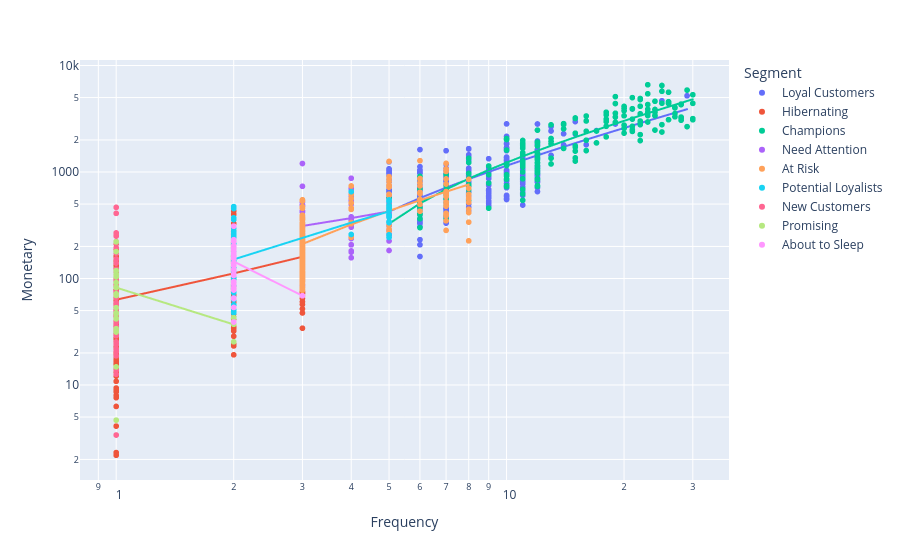

This figure's notebook cell:
### Code cell
px.scatter(fm, x='Frequency', y='Monetary', color='Segment', 
           log_x=True, log_y=True, 
           hover_name='CustomerID', hover_data=['R_score', 'F_score', 'M_score'],trendline='ols')

### Figure 1 — Plotly figure (JSON) as saved in the notebook; plotly's stock layout.template omitted (floating-point values rounded to 4 significant figures; data arrays with more than 128 entries replaced by an {"elided": "..."} marker saying what was removed)
{"data": [{"customdata": {"elided": "363x3 int values"}, "hovertemplate": "<b>%{hovertext}</b><br><br>Segment=Loyal Customers<br>Frequency=%{x}<br>Monetary=%{y}<br>R_score=%{customdata[0]}<br>F_score=%{customdata[1]}<br>M_score=%{customdata[2]}<extra></extra>", "hovertext": {"elided": "363 str values"}, "legendgroup": "Loyal Customers", "marker": {"color": "#636efa", "symbol": "circle"}, "mode": "markers", "name": "Loyal Customers", "showlegend": true, "type": "scattergl", "x": {"elided": "363 int values"}, "xaxis": "x", "y": {"elided": "363 float values"}, "yaxis": "y"}, {"hovertemplate": "<b>OLS trendline</b><br>Monetary = 144.233 * Frequency + -296.416<br>R<sup>2</sup>=0.555286<br><br>Segment=Loyal Customers<br>Frequency=%{x}<br>Monetary=%{y} <b>(trend)</b><extra></extra>", "legendgroup": "Loyal Customers", "marker": {"color": "#636efa", "symbol": "circle"}, "mode": "lines", "name": "Loyal Customers", "showlegend": false, "type": "scattergl", "x": {"elided": "363 int values"}, "xaxis": "x", "y": {"elided": "363 float values"}, "yaxis": "y"}, {"customdata": {"elided": "381x3 int values"}, "hovertemplate": "<b>%{hovertext}</b><br><br>Segment=Hibernating<br>Frequency=%{x}<br>Monetary=%{y}<br>R_score=%{customdata[0]}<br>F_score=%{customdata[1]}<br>M_score=%{customdata[2]}<extra></extra>", "hovertext": {"elided": "381 str values"}, "legendgroup": "Hibernating", "marker": {"color": "#EF553B", "symbol": "circle"}, "mode": "markers", "name": "Hibernating", "showlegend": true, "type": "scattergl", "x": {"elided": "381 int values"}, "xaxis": "x", "y": {"elided": "381 float values"}, "yaxis": "y"}, {"hovertemplate": "<b>OLS trendline</b><br>Monetary = 48.4077 * Frequency + 14.7891<br>R<sup>2</sup>=0.168679<br><br>Segment=Hibernating<br>Frequency=%{x}<br>Monetary=%{y} <b>(trend)</b><extra></extra>", "legendgroup": "Hibernating", "marker": {"color": "#EF553B", "symbol": "circle"}, "mode": "lines", "name": "Hibernating", "showlegend": false, "type": "scattergl", "x": {"elided": "381 int values"}, "xaxis": "x", "y": {"elided": "381 float values"}, "yaxis": "y"}, {"customdata": {"elided": "190x3 int values"}, "hovertemplate": "<b>%{hovertext}</b><br><br>Segment=Champions<br>Frequency=%{x}<br>Monetary=%{y}<br>R_score=%{customdata[0]}<br>F_score=%{customdata[1]}<br>M_score=%{customdata[2]}<extra></extra>", "hovertext": {"elided": "190 str values"}, "legendgroup": "Champions", "marker": {"color": "#00cc96", "symbol": "circle"}, "mode": "markers", "name": "Champions", "showlegend": true, "type": "scattergl", "x": {"elided": "190 int values"}, "xaxis": "x", "y": {"elided": "190 float values"}, "yaxis": "y"}, {"hovertemplate": "<b>OLS trendline</b><br>Monetary = 179.625 * Frequency + -571.285<br>R<sup>2</sup>=0.742999<br><br>Segment=Champions<br>Frequency=%{x}<br>Monetary=%{y} <b>(trend)</b><extra></extra>", "legendgroup": "Champions", "marker": {"color": "#00cc96", "symbol": "circle"}, "mode": "lines", "name": "Champions", "showlegend": false, "type": "scattergl", "x": {"elided": "190 int values"}, "xaxis": "x", "y": {"elided": "190 float values"}, "yaxis": "y"}, {"customdata": {"elided": "110x3 int values"}, "hovertemplate": "<b>%{hovertext}</b><br><br>Segment=Need Attention<br>Frequency=%{x}<br>Monetary=%{y}<br>R_score=%{customdata[0]}<br>F_score=%{customdata[1]}<br>M_score=%{customdata[2]}<extra></extra>", "hovertext": ["12007.0", "12008.0", "12020.0", "12030.0", "12058.0", "12066.0", "12087.0", "12092.0", "12113.0", "12121.0", "12128.0", "12139.0", "12144.0", "12147.0", "12151.0", "12157.0", "12169.0", "12184.0", "12186.0", "12190.0", "12205.0", "12221.0", "12236.0", "12270.0", "12300.0", "12302.0", "12312.0", "12341.0", "12366.0", "12368.0", "12395.0", "12409.0", "12412.0", "12414.0", "12458.0", "12465.0", "12484.0", "12487.0", "12503.0", "12516.0", "12534.0", "12560.0", "12564.0", "12578.0", "12585.0", "12610.0", "12619.0", "12637.0", "12643.0", "12644.0", "12668.0", "12673.0", "12701.0", "12704.0", "12717.0", "12722.0", "12753.0", "12764.0", "12775.0", "12779.0", "12789.0", "12796.0", "12802.0", "12816.0", "12857.0", "12858.0", "12876.0", "12898.0", "12929.0", "12931.0", "12960.0", "13022.0", "13033.0", "13054.0", "13063.0", "13066.0", "13072.0", "13095.0", "13107.0", "13122.0", "13123.0", "13131.0", "13141.0", "13170.0", "13187.0", "13188.0", "13195.0", "13217.0", "13220.0", "13229.0", "13235.0", "13240.0", "13244.0", "13250.0", "13267.0", "13277.0", "13309.0", "13311.0", "13324.0", "13325.0", "13329.0", "13344.0", "13385.0", "13430.0", "13444.0", "13445.0", "13459.0", "13486.0", "13490.0", "13497.0"], "legendgroup": "Need Attention", "marker": {"color": "#ab63fa", "symbol": "circle"}, "mode": "markers", "name": "Need Attention", "showlegend": true, "type": "scattergl", "x": [3, 5, 3, 3, 5, 4, 3, 5, 4, 4, 4, 3, 3, 3, 5, 3, 3, 4, 5, 4, 4, 5, 5, 4, 5, 3, 4, 5, 5, 3, 4, 4, 4, 4, 3, 5, 5, 3, 4, 4, 4, 5, 5, 5, 3, 3, 3, 3, 4, 3, 3, 5, 5, 4, 5, 4, 3, 3, 4, 3, 3, 3, 3, 5, 5, 4, 5, 5, 3, 5, 3, 5, 5, 5, 3, 5, 3, 3, 3, 3, 5, 4, 3, 4, 4, 4, 4, 3, 5, 3, 4, 3, 3, 4, 5, 5, 5, 3, 4, 3, 3, 3, 3, 3, 3, 4, 4, 4, 5, 3], "xaxis": "x", "y": [187.1, 535.5, 322.0, 256.4, 263.3, 350.6, 155.1, 532.9, 552.1, 546.4, 346.7, 733.7, 108.9, 418.3, 390.8, 185.4, 123.6, 245.3, 497.3, 349.1, 873.9, 473.2, 389.6, 455.9, 312.8, 215.4, 207.4, 508.8, 280.7, 520.1, 323.3, 351.3, 156.6, 558.2, 163.6, 376.8, 311.1, 320.0, 246.0, 181.4, 243.8, 535.7, 341.6, 515.4, 85.39, 432.9, 173.8, 150.9, 498.9, 493.9, 429.0, 441.4, 286.7, 236.8, 452.6, 318.9, 154.9, 215.7, 691.2, 87.47, 147.2, 157.6, 334.3, 279.8, 537.6, 609.5, 183.3, 455.5, 1202.0, 536.1, 114.3, 340.3, 438.2, 252.8, 363.7, 528.0, 477.8, 256.5, 311.8, 96.82, 225.1, 303.0, 265.7, 697.2, 176.9, 645.9, 207.4, 299.0, 393.4, 473.6, 619.4, 299.9, 137.5, 357.8, 455.0, 398.6, 413.8, 486.6, 710.4, 96.67, 537.6, 187.9, 372.7, 229.6, 87.33, 529.7, 589.9, 379.0, 319.3, 262.4], "yaxis": "y"}, {"hovertemplate": "<b>OLS trendline</b><br>Monetary = 57.6723 * Frequency + 138.283<br>R<sup>2</sup>=0.068557<br><br>Segment=Need Attention<br>Frequency=%{x}<br>Monetary=%{y} <b>(trend)</b><extra></extra>", "legendgroup": "Need Attention", "marker": {"color": "#ab63fa", "symbol": "circle"}, "mode": "lines", "name": "Need Attention", "showlegend": false, "type": "scattergl", "x": [3, 3, 3, 3, 3, 3, 3, 3, 3, 3, 3, 3, 3, 3, 3, 3, 3, 3, 3, 3, 3, 3, 3, 3, 3, 3, 3, 3, 3, 3, 3, 3, 3, 3, 3, 3, 3, 3, 3, 3, 3, 3, 3, 3, 3, 4, 4, 4, 4, 4, 4, 4, 4, 4, 4, 4, 4, 4, 4, 4, 4, 4, 4, 4, 4, 4, 4, 4, 4, 4, 4, 4, 4, 4, 4, 4, 4, 5, 5, 5, 5, 5, 5, 5, 5, 5, 5, 5, 5, 5, 5, 5, 5, 5, 5, 5, 5, 5, 5, 5, 5, 5, 5, 5, 5, 5, 5, 5, 5, 5], "xaxis": "x", "y": [311.3, 311.3, 311.3, 311.3, 311.3, 311.3, 311.3, 311.3, 311.3, 311.3, 311.3, 311.3, 311.3, 311.3, 311.3, 311.3, 311.3, 311.3, 311.3, 311.3, 311.3, 311.3, 311.3, 311.3, 311.3, 311.3, 311.3, 311.3, 311.3, 311.3, 311.3, 311.3, 311.3, 311.3, 311.3, 311.3, 311.3, 311.3, 311.3, 311.3, 311.3, 311.3, 311.3, 311.3, 311.3, 369.0, 369.0, 369.0, 369.0, 369.0, 369.0, 369.0, 369.0, 369.0, 369.0, 369.0, 369.0, 369.0, 369.0, 369.0, 369.0, 369.0, 369.0, 369.0, 369.0, 369.0, 369.0, 369.0, 369.0, 369.0, 369.0, 369.0, 369.0, 369.0, 369.0, 369.0, 369.0, 426.6, 426.6, 426.6, 426.6, 426.6, 426.6, 426.6, 426.6, 426.6, 426.6, 426.6, 426.6, 426.6, 426.6, 426.6, 426.6, 426.6, 426.6, 426.6, 426.6, 426.6, 426.6, 426.6, 426.6, 426.6, 426.6, 426.6, 426.6, 426.6, 426.6, 426.6, 426.6, 426.6], "yaxis": "y"}, {"customdata": {"elided": "219x3 int values"}, "hovertemplate": "<b>%{hovertext}</b><br><br>Segment=At Risk<br>Frequency=%{x}<br>Monetary=%{y}<br>R_score=%{customdata[0]}<br>F_score=%{customdata[1]}<br>M_score=%{customdata[2]}<extra></extra>", "hovertext": {"elided": "219 str values"}, "legendgroup": "At Risk", "marker": {"color": "#FFA15A", "symbol": "circle"}, "mode": "markers", "name": "At Risk", "showlegend": true, "type": "scattergl", "x": {"elided": "219 int values"}, "xaxis": "x", "y": {"elided": "219 float values"}, "yaxis": "y"}, {"hovertemplate": "<b>OLS trendline</b><br>Monetary = 110.506 * Frequency + -120.528<br>R<sup>2</sup>=0.502251<br><br>Segment=At Risk<br>Frequency=%{x}<br>Monetary=%{y} <b>(trend)</b><extra></extra>", "legendgroup": "At Risk", "marker": {"color": "#FFA15A", "symbol": "circle"}, "mode": "lines", "name": "At Risk", "showlegend": false, "type": "scattergl", "x": {"elided": "219 int values"}, "xaxis": "x", "y": {"elided": "219 float values"}, "yaxis": "y"}, {"customdata": {"elided": "104x3 int values"}, "hovertemplate": "<b>%{hovertext}</b><br><br>Segment=Potential Loyalists<br>Frequency=%{x}<br>Monetary=%{y}<br>R_score=%{customdata[0]}<br>F_score=%{customdata[1]}<br>M_score=%{customdata[2]}<extra></extra>", "hovertext": ["12011.0", "12028.0", "12029.0", "12044.0", "12063.0", "12089.0", "12108.0", "12112.0", "12120.0", "12143.0", "12199.0", "12208.0", "12210.0", "12229.0", "12241.0", "12256.0", "12258.0", "12264.0", "12272.0", "12348.0", "12353.0", "12362.0", "12372.0", "12411.0", "12421.0", "12428.0", "12432.0", "12441.0", "12447.0", "12456.0", "12469.0", "12509.0", "12519.0", "12542.0", "12566.0", "12577.0", "12590.0", "12605.0", "12630.0", "12635.0", "12652.0", "12653.0", "12670.0", "12683.0", "12686.0", "12702.0", "12703.0", "12715.0", "12724.0", "12747.0", "12758.0", "12761.0", "12765.0", "12771.0", "12793.0", "12805.0", "12851.0", "12853.0", "12866.0", "12871.0", "12872.0", "12884.0", "12895.0", "12923.0", "12933.0", "12937.0", "12946.0", "12947.0", "12954.0", "12965.0", "12979.0", "13023.0", "13029.0", "13031.0", "13041.0", "13050.0", "13053.0", "13079.0", "13094.0", "13116.0", "13126.0", "13128.0", "13150.0", "13163.0", "13169.0", "13201.0", "13209.0", "13211.0", "13297.0", "13299.0", "13301.0", "13312.0", "13328.0", "13357.0", "13365.0", "13382.0", "13386.0", "13388.0", "13389.0", "13422.0", "13461.0", "13465.0", "13468.0", "13488.0"], "legendgroup": "Potential Loyalists", "marker": {"color": "#19d3f3", "symbol": "circle"}, "mode": "markers", "name": "Potential Loyalists", "showlegend": true, "type": "scattergl", "x": [2, 2, 2, 2, 2, 2, 2, 5, 2, 2, 2, 2, 5, 2, 2, 2, 2, 2, 2, 2, 2, 5, 2, 2, 2, 2, 2, 5, 2, 2, 2, 2, 2, 2, 5, 2, 2, 2, 2, 2, 2, 2, 5, 2, 2, 2, 2, 2, 2, 2, 2, 2, 2, 5, 5, 2, 2, 2, 2, 4, 2, 2, 2, 2, 5, 2, 2, 2, 2, 2, 2, 2, 2, 2, 2, 2, 2, 2, 2, 5, 4, 2, 5, 5, 5, 2, 2, 2, 2, 2, 2, 2, 2, 2, 2, 2, 2, 2, 2, 5, 5, 5, 2, 2], "xaxis": "x", "y": [251.5, 255.8, 459.4, 95.94, 123.1, 357.5, 167.0, 387.2, 118.6, 103.1, 48.79, 55.82, 377.2, 210.6, 79.37, 181.3, 233.9, 107.1, 266.4, 132.7, 73.61, 546.5, 188.0, 371.5, 111.1, 76.11, 54.3, 484.0, 74.88, 205.9, 119.6, 230.7, 63.6, 163.9, 397.1, 159.1, 296.3, 166.5, 47.4, 94.73, 56.63, 103.2, 487.5, 114.6, 56.62, 129.4, 99.85, 228.5, 51.17, 167.5, 127.4, 127.7, 276.2, 534.3, 257.1, 118.1, 53.84, 98.43, 81.37, 259.1, 152.1, 167.0, 174.9, 87.24, 464.9, 473.0, 118.0, 90.73, 241.8, 147.6, 92.24, 160.6, 80.57, 66.28, 142.2, 106.6, 130.0, 80.42, 454.1, 528.5, 653.8, 98.09, 341.1, 242.8, 334.5, 100.3, 87.71, 74.0, 93.49, 194.2, 171.4, 148.0, 190.2, 101.4, 115.9, 116.8, 63.33, 217.4, 192.4, 384.3, 435.5, 456.7, 100.1, 242.3], "yaxis": "y"}, {"hovertemplate": "<b>OLS trendline</b><br>Monetary = 91.7711 * Frequency + -32.5093<br>R<sup>2</sup>=0.527068<br><br>Segment=Potential Loyalists<br>Frequency=%{x}<br>Monetary=%{y} <b>(trend)</b><extra></extra>", "legendgroup": "Potential Loyalists", "marker": {"color": "#19d3f3", "symbol": "circle"}, "mode": "lines", "name": "Potential Loyalists", "showlegend": false, "type": "scattergl", "x": [2, 2, 2, 2, 2, 2, 2, 2, 2, 2, 2, 2, 2, 2, 2, 2, 2, 2, 2, 2, 2, 2, 2, 2, 2, 2, 2, 2, 2, 2, 2, 2, 2, 2, 2, 2, 2, 2, 2, 2, 2, 2, 2, 2, 2, 2, 2, 2, 2, 2, 2, 2, 2, 2, 2, 2, 2, 2, 2, 2, 2, 2, 2, 2, 2, 2, 2, 2, 2, 2, 2, 2, 2, 2, 2, 2, 2, 2, 2, 2, 2, 2, 2, 2, 2, 2, 4, 4, 5, 5, 5, 5, 5, 5, 5, 5, 5, 5, 5, 5, 5, 5, 5, 5], "xaxis": "x", "y": [151.0, 151.0, 151.0, 151.0, 151.0, 151.0, 151.0, 151.0, 151.0, 151.0, 151.0, 151.0, 151.0, 151.0, 151.0, 151.0, 151.0, 151.0, 151.0, 151.0, 151.0, 151.0, 151.0, 151.0, 151.0, 151.0, 151.0, 151.0, 151.0, 151.0, 151.0, 151.0, 151.0, 151.0, 151.0, 151.0, 151.0, 151.0, 151.0, 151.0, 151.0, 151.0, 151.0, 151.0, 151.0, 151.0, 151.0, 151.0, 151.0, 151.0, 151.0, 151.0, 151.0, 151.0, 151.0, 151.0, 151.0, 151.0, 151.0, 151.0, 151.0, 151.0, 151.0, 151.0, 151.0, 151.0, 151.0, 151.0, 151.0, 151.0, 151.0, 151.0, 151.0, 151.0, 151.0, 151.0, 151.0, 151.0, 151.0, 151.0, 151.0, 151.0, 151.0, 151.0, 151.0, 151.0, 334.6, 334.6, 426.3, 426.3, 426.3, 426.3, 426.3, 426.3, 426.3, 426.3, 426.3, 426.3, 426.3, 426.3, 426.3, 426.3, 426.3, 426.3], "yaxis": "y"}, {"customdata": {"elided": "72x3 int values"}, "hovertemplate": "<b>%{hovertext}</b><br><br>Segment=New Customers<br>Frequency=%{x}<br>Monetary=%{y}<br>R_score=%{customdata[0]}<br>F_score=%{customdata[1]}<br>M_score=%{customdata[2]}<extra></extra>", "hovertext": ["12021.0", "12039.0", "12078.0", "12099.0", "12118.0", "12149.0", "12163.0", "12187.0", "12194.0", "12231.0", "12232.0", "12238.0", "12243.0", "12244.0", "12268.0", "12273.0", "12280.0", "12283.0", "12332.0", "12436.0", "12438.0", "12443.0", "12461.0", "12467.0", "12541.0", "12543.0", "12582.0", "12603.0", "12607.0", "12613.0", "12618.0", "12620.0", "12651.0", "12658.0", "12685.0", "12716.0", "12739.0", "12745.0", "12763.0", "12768.0", "12800.0", "12827.0", "12870.0", "12879.0", "12883.0", "12896.0", "12911.0", "12949.0", "12974.0", "12986.0", "12996.0", "13039.0", "13043.0", "13045.0", "13049.0", "13129.0", "13158.0", "13161.0", "13164.0", "13183.0", "13210.0", "13270.0", "13279.0", "13300.0", "13302.0", "13317.0", "13321.0", "13337.0", "13369.0", "13371.0", "13442.0", "13478.0"], "legendgroup": "New Customers", "marker": {"color": "#FF6692", "symbol": "circle"}, "mode": "markers", "name": "New Customers", "showlegend": true, "type": "scattergl", "x": [1, 1, 1, 1, 1, 1, 1, 1, 1, 1, 1, 1, 1, 1, 1, 1, 1, 1, 1, 1, 1, 1, 1, 1, 1, 1, 1, 1, 1, 1, 1, 1, 1, 1, 1, 1, 1, 1, 1, 1, 1, 1, 1, 1, 1, 1, 1, 1, 1, 1, 1, 1, 1, 1, 1, 1, 1, 1, 1, 1, 1, 1, 1, 1, 1, 1, 1, 1, 1, 1, 1, 1], "xaxis": "x", "y": [39.51, 32.78, 33.95, 88.38, 75.01, 29.14, 49.79, 104.6, 73.85, 93.89, 92.06, 40.49, 222.1, 116.7, 67.23, 139.6, 95.43, 254.2, 84.88, 49.06, 33.46, 41.6, 215.4, 25.36, 46.99, 29.01, 267.8, 3.39, 69.28, 93.57, 20.45, 122.3, 13.85, 20.87, 172.9, 54.11, 93.28, 12.62, 66.23, 23.96, 152.4, 21.84, 71.73, 69.73, 99.06, 65.93, 85.3, 38.66, 30.23, 48.85, 177.5, 74.99, 409.1, 52.32, 250.2, 66.47, 32.41, 87.52, 29.22, 35.7, 58.21, 98.58, 89.02, 45.5, 71.13, 40.25, 42.82, 465.8, 194.2, 18.78, 59.25, 56.89], "yaxis": "y"}, {"hovertemplate": "<b>OLS trendline</b><br>Monetary = 88.1742<br>R<sup>2</sup>=-0.000000<br><br>Segment=New Customers<br>Frequency=%{x}<br>Monetary=%{y} <b>(trend)</b><extra></extra>", "legendgroup": "New Customers", "marker": {"color": "#FF6692", "symbol": "circle"}, "mode": "lines", "name": "New Customers", "showlegend": false, "type": "scattergl", "x": [1, 1, 1, 1, 1, 1, 1, 1, 1, 1, 1, 1, 1, 1, 1, 1, 1, 1, 1, 1, 1, 1, 1, 1, 1, 1, 1, 1, 1, 1, 1, 1, 1, 1, 1, 1, 1, 1, 1, 1, 1, 1, 1, 1, 1, 1, 1, 1, 1, 1, 1, 1, 1, 1, 1, 1, 1, 1, 1, 1, 1, 1, 1, 1, 1, 1, 1, 1, 1, 1, 1, 1], "xaxis": "x", "y": [88.17, 88.17, 88.17, 88.17, 88.17, 88.17, 88.17, 88.17, 88.17, 88.17, 88.17, 88.17, 88.17, 88.17, 88.17, 88.17, 88.17, 88.17, 88.17, 88.17, 88.17, 88.17, 88.17, 88.17, 88.17, 88.17, 88.17, 88.17, 88.17, 88.17, 88.17, 88.17, 88.17, 88.17, 88.17, 88.17, 88.17, 88.17, 88.17, 88.17, 88.17, 88.17, 88.17, 88.17, 88.17, 88.17, 88.17, 88.17, 88.17, 88.17, 88.17, 88.17, 88.17, 88.17, 88.17, 88.17, 88.17, 88.17, 88.17, 88.17, 88.17, 88.17, 88.17, 88.17, 88.17, 88.17, 88.17, 88.17, 88.17, 88.17, 88.17, 88.17], "yaxis": "y"}, {"customdata": [[4, 1, 1], [4, 1, 1], [4, 1, 3], [4, 1, 1], [4, 1, 3], [4, 1, 1], [4, 1, 2], [4, 1, 2], [4, 1, 1], [4, 1, 1], [4, 1, 2], [4, 1, 1], [4, 1, 1], [4, 1, 2], [4, 1, 1], [4, 1, 2], [4, 1, 3], [4, 1, 2], [4, 1, 1], [4, 1, 1], [4, 1, 1], [4, 1, 2], [4, 1, 1], [4, 1, 1], [4, 1, 1], [4, 1, 1], [4, 1, 2], [4, 1, 2]], "hovertemplate": "<b>%{hovertext}</b><br><br>Segment=Promising<br>Frequency=%{x}<br>Monetary=%{y}<br>R_score=%{customdata[0]}<br>F_score=%{customdata[1]}<br>M_score=%{customdata[2]}<extra></extra>", "hovertext": ["12031.0", "12046.0", "12253.0", "12303.0", "12345.0", "12382.0", "12402.0", "12451.0", "12453.0", "12492.0", "12547.0", "12594.0", "12662.0", "12732.0", "12773.0", "12843.0", "12991.0", "12995.0", "13017.0", "13080.0", "13124.0", "13197.0", "13208.0", "13303.0", "13335.0", "13378.0", "13407.0", "13411.0"], "legendgroup": "Promising", "marker": {"color": "#B6E880", "symbol": "circle"}, "mode": "markers", "name": "Promising", "showlegend": true, "type": "scattergl", "x": [1, 1, 1, 1, 1, 1, 1, 1, 1, 1, 1, 1, 1, 1, 2, 1, 1, 1, 1, 1, 2, 1, 1, 1, 2, 2, 1, 1], "xaxis": "x", "y": [71.83, 46.57, 179.0, 47.62, 221.0, 14.79, 91.55, 83.31, 41.79, 31.92, 107.0, 4.68, 33.82, 82.63, 42.74, 82.68, 221.0, 118.6, 53.21, 31.44, 42.81, 110.2, 42.45, 69.32, 37.14, 25.44, 82.17, 103.7], "yaxis": "y"}, {"hovertemplate": "<b>OLS trendline</b><br>Monetary = -45.14 * Frequency + 127.312<br>R<sup>2</sup>=0.084035<br><br>Segment=Promising<br>Frequency=%{x}<br>Monetary=%{y} <b>(trend)</b><extra></extra>", "legendgroup": "Promising", "marker": {"color": "#B6E880", "symbol": "circle"}, "mode": "lines", "name": "Promising", "showlegend": false, "type": "scattergl", "x": [1, 1, 1, 1, 1, 1, 1, 1, 1, 1, 1, 1, 1, 1, 1, 1, 1, 1, 1, 1, 1, 1, 1, 1, 2, 2, 2, 2], "xaxis": "x", "y": [82.17, 82.17, 82.17, 82.17, 82.17, 82.17, 82.17, 82.17, 82.17, 82.17, 82.17, 82.17, 82.17, 82.17, 82.17, 82.17, 82.17, 82.17, 82.17, 82.17, 82.17, 82.17, 82.17, 82.17, 37.03, 37.03, 37.03, 37.03], "yaxis": "y"}, {"customdata": [[3, 2, 2], [3, 2, 2], [3, 2, 3], [3, 2, 3], [3, 2, 3], [3, 2, 1], [3, 2, 1], [3, 2, 2], [3, 1, 1], [3, 2, 2], [3, 2, 2], [3, 2, 2], [3, 2, 2], [3, 2, 3], [3, 2, 3], [3, 2, 1], [3, 2, 3], [3, 2, 3], [3, 2, 3], [3, 2, 2], [3, 2, 3], [3, 2, 1], [3, 2, 2], [3, 2, 2], [3, 2, 3], [3, 2, 1], [3, 2, 2], [3, 2, 3], [3, 2, 2], [3, 2, 2], [3, 2, 1], [3, 2, 2], [3, 2, 2]], "hovertemplate": "<b>%{hovertext}</b><br><br>Segment=About to Sleep<br>Frequency=%{x}<br>Monetary=%{y}<br>R_score=%{customdata[0]}<br>F_score=%{customdata[1]}<br>M_score=%{customdata[2]}<extra></extra>", "hovertext": ["12049.0", "12055.0", "12068.0", "12219.0", "12245.0", "12257.0", "12284.0", "12292.0", "12315.0", "12334.0", "12383.0", "12522.0", "12572.0", "12601.0", "12692.0", "12699.0", "12735.0", "12749.0", "12754.0", "12836.0", "12860.0", "12888.0", "12948.0", "12961.0", "12987.0", "13004.0", "13147.0", "13180.0", "13231.0", "13336.0", "13353.0", "13397.0", "13421.0"], "legendgroup": "About to Sleep", "marker": {"color": "#FF97FF", "symbol": "circle"}, "mode": "markers", "name": "About to Sleep", "showlegend": true, "type": "scattergl", "x": [2, 2, 2, 2, 2, 2, 2, 2, 2, 2, 2, 2, 2, 2, 2, 2, 2, 2, 2, 2, 2, 2, 2, 2, 2, 2, 2, 2, 2, 2, 3, 2, 2], "xaxis": "x", "y": [137.3, 140.1, 186.0, 168.5, 192.1, 64.73, 65.53, 155.9, 38.98, 158.7, 131.8, 93.64, 81.97, 174.7, 171.4, 77.94, 231.4, 310.2, 222.6, 119.7, 189.4, 79.68, 153.7, 121.2, 203.1, 53.47, 110.2, 309.9, 153.5, 88.45, 68.9, 106.9, 133.4], "yaxis": "y"}, {"hovertemplate": "<b>OLS trendline</b><br>Monetary = -75.6675 * Frequency + 295.902<br>R<sup>2</sup>=0.039504<br><br>Segment=About to Sleep<br>Frequency=%{x}<br>Monetary=%{y} <b>(trend)</b><extra></extra>", "legendgroup": "About to Sleep", "marker": {"color": "#FF97FF", "symbol": "circle"}, "mode": "lines", "name": "About to Sleep", "showlegend": false, "type": "scattergl", "x": [2, 2, 2, 2, 2, 2, 2, 2, 2, 2, 2, 2, 2, 2, 2, 2, 2, 2, 2, 2, 2, 2, 2, 2, 2, 2, 2, 2, 2, 2, 2, 2, 3], "xaxis": "x", "y": [144.6, 144.6, 144.6, 144.6, 144.6, 144.6, 144.6, 144.6, 144.6, 144.6, 144.6, 144.6, 144.6, 144.6, 144.6, 144.6, 144.6, 144.6, 144.6, 144.6, 144.6, 144.6, 144.6, 144.6, 144.6, 144.6, 144.6, 144.6, 144.6, 144.6, 144.6, 144.6, 68.9], "yaxis": "y"}], "layout": {"legend": {"title": {"text": "Segment"}, "tracegroupgap": 0}, "margin": {"t": 60}, "xaxis": {"anchor": "y", "domain": [0, 1], "title": {"text": "Frequency"}, "type": "log"}, "yaxis": {"anchor": "x", "domain": [0, 1], "title": {"text": "Monetary"}, "type": "log"}}}
